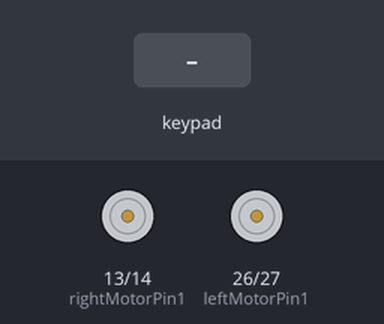
Bench run of a sketch on a simulated ESP32. Shown: motor-driver pin pairs drawn as motors (green arrow = first pin HIGH = forward, orange = second pin HIGH = backward, longer = more drive, scaled by the enable pin). The inputs (shaded band) are chosen by the test bench.

Above: at 1.2 s.
1.3 s: key 'U' pressed
At 1.5 s:
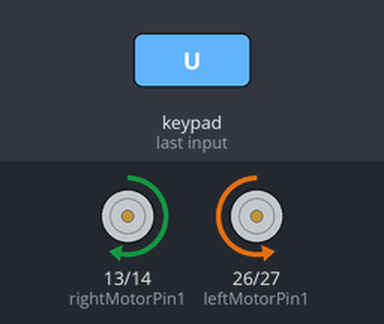
3.2 s: key 'D' pressed
At 3.4 s:
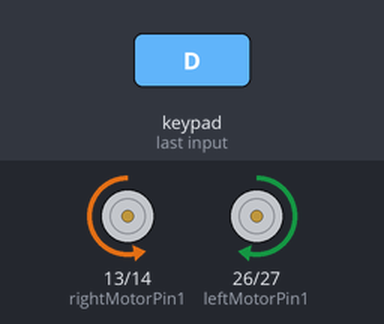
5.1 s: key 'O' pressed
At 5.3 s:
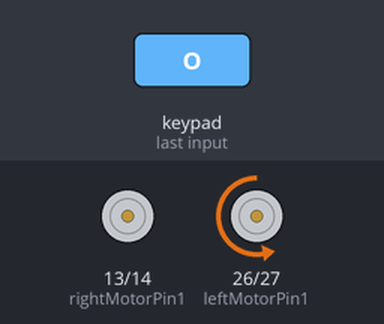
7.0 s: key 'S' pressed
At 7.2 s:
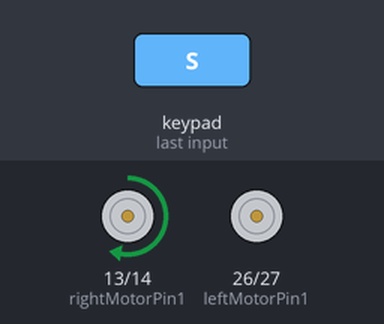
Timing chart, 0 to 9.9 s (numbered marks = the images above; inputs shaded):
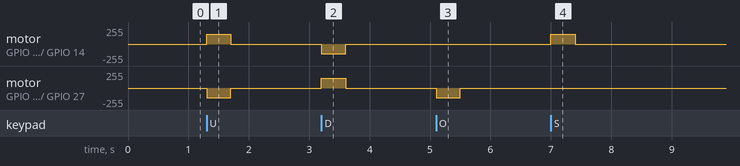

The sketch:

dabble_left_buttons.ino
```cpp
#define CUSTOM_SETTINGS
#define INCLUDE_GAMEPAD_MODULE
#include <DabbleESP32.h>

//Right motor
int enableRightMotor = 12;
int rightMotorPin1 = 13;
int rightMotorPin2 = 14;

//Left motor
int enableLeftMotor = 25;
int leftMotorPin1 = 26;
int leftMotorPin2 = 27;

#define MAX_MOTOR_SPEED 150

const int PWMFreq = 1000; /* 1 KHz */
const int PWMResolution = 8;
const int rightMotorPWMSpeedChannel = 4;
const int leftMotorPWMSpeedChannel = 5;

void rotateMotor(int rightMotorSpeed, int leftMotorSpeed)
{
  if (rightMotorSpeed < 0)
  {
    digitalWrite(rightMotorPin1, LOW);
    digitalWrite(rightMotorPin2, HIGH);
  }
  else if (rightMotorSpeed > 0)
  {
    digitalWrite(rightMotorPin1, HIGH);
    digitalWrite(rightMotorPin2, LOW);
  }
  else
  {
    digitalWrite(rightMotorPin1, LOW);
    digitalWrite(rightMotorPin2, LOW);
  }

  if (leftMotorSpeed < 0)
  {
    digitalWrite(leftMotorPin1, LOW);
    digitalWrite(leftMotorPin2, HIGH);
  }
  else if (leftMotorSpeed > 0)
  {
    digitalWrite(leftMotorPin1, HIGH);
    digitalWrite(leftMotorPin2, LOW);
  }
  else
  {
    digitalWrite(leftMotorPin1, LOW);
    digitalWrite(leftMotorPin2, LOW);
  }

  ledcWrite(rightMotorPWMSpeedChannel, abs(rightMotorSpeed));
  ledcWrite(leftMotorPWMSpeedChannel, abs(leftMotorSpeed));
}

void setUpPinModes()
{
  pinMode(enableRightMotor, OUTPUT);
  pinMode(rightMotorPin1, OUTPUT);
  pinMode(rightMotorPin2, OUTPUT);

  pinMode(enableLeftMotor, OUTPUT);
  pinMode(leftMotorPin1, OUTPUT);
  pinMode(leftMotorPin2, OUTPUT);

  //Set up PWM for speed
  ledcSetup(rightMotorPWMSpeedChannel, PWMFreq, PWMResolution);
  ledcSetup(leftMotorPWMSpeedChannel, PWMFreq, PWMResolution);
  ledcAttachPin(enableRightMotor, rightMotorPWMSpeedChannel);
  ledcAttachPin(enableLeftMotor, leftMotorPWMSpeedChannel);

  rotateMotor(0, 0);
}

void setup()
{
  setUpPinModes();
  Dabble.begin("MyBluetoothCar");
}

void loop()
{
  int rightMotorSpeed = 0;
  int leftMotorSpeed = 0;
  Dabble.processInput();

  // forward
  if (GamePad.isUpPressed())
  {
    rightMotorSpeed = MAX_MOTOR_SPEED;
    leftMotorSpeed = -MAX_MOTOR_SPEED;
  }

  // backward
  if (GamePad.isDownPressed())
  {
    rightMotorSpeed = -MAX_MOTOR_SPEED;
    leftMotorSpeed = MAX_MOTOR_SPEED;
  }

  // left
  if (GamePad.isSquarePressed())
  {
    rightMotorSpeed = MAX_MOTOR_SPEED;
//    leftMotorSpeed = MAX_MOTOR_SPEED;
  }

  // right
  if (GamePad.isCirclePressed())
  {
//    rightMotorSpeed = -MAX_MOTOR_SPEED;
    leftMotorSpeed = -MAX_MOTOR_SPEED;

  }

  rotateMotor(rightMotorSpeed, leftMotorSpeed);
}
```

Measured:
- after the input at 1.3 s, motor on GPIO 13 (rightMotorPin1) / GPIO 14 (rightMotorPin2): stopped → forward 149/255 at once, → stopped 0.40 s later; motor on GPIO 26 (leftMotorPin1) / GPIO 27 (leftMotorPin2): stopped → backward 149/255 at once, → stopped 0.40 s later
- after the input at 3.2 s, motor on GPIO 13 (rightMotorPin1) / GPIO 14 (rightMotorPin2): stopped → backward 149/255 at once, → stopped 0.40 s later; motor on GPIO 26 (leftMotorPin1) / GPIO 27 (leftMotorPin2): stopped → forward 149/255 at once, → stopped 0.40 s later
- after the input at 5.1 s, motor on GPIO 26 (leftMotorPin1) / GPIO 27 (leftMotorPin2): stopped → backward 149/255 at once, → stopped 0.40 s later
- after the input at 7.0 s, motor on GPIO 13 (rightMotorPin1) / GPIO 14 (rightMotorPin2): stopped → forward 149/255 at once, → stopped 0.40 s later
